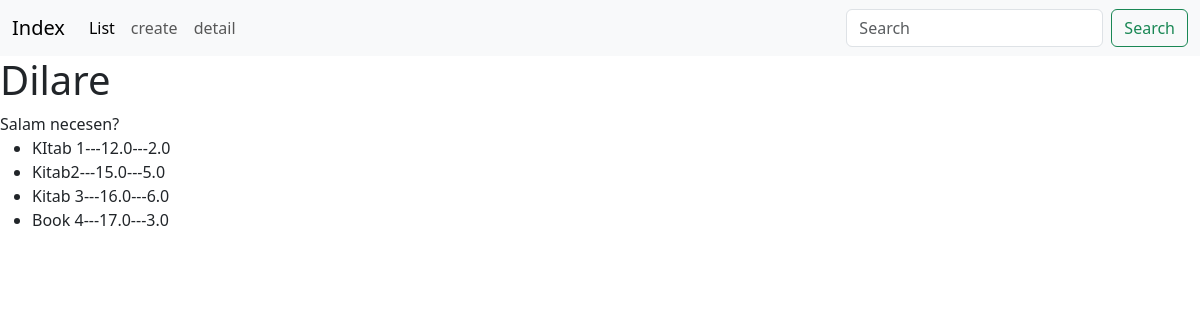
Page /book/index/ on the committed database.
### book/models.py (models this page shows, shortened)
class Book(models.Model):
    name = models.CharField(max_length=300)
    description = models.TextField(blank=True, null=True)
    price=models.FloatField()
    discount_price=models.FloatField(blank=True, null=True)
    created_at=models.DateTimeField(auto_now_add=True)
    updated_at = models.DateTimeField(auto_now=True)

### book/views.py (the view)
# urls.py: path('index/', views.index_view, name="index"),
def index_view(request):
    context={
        "text":"Salam necesen?",
        "new":Book.objects.all()
    }
    return render(request, "index.html", context)

### templates/index.html
{% extends "base.html" %}
{% block body %}
<h1>Dilare</h1>
{{text}}
<ul>
    {%for book in new %}
    <li>
        {{book.name}}---{{book.price}}---{{book.discount_price}}
    </li>
    {%endfor%}
</ul>
{% endblock body %}

### templates/base.html
{% include 'nav.html' %}
{% block body %}
{% endblock body %}
{% include 'foot.html' %}

### templates/nav.html (shortened to what this page needs)
<!doctype html>
<html lang="en">
  <head>
    <link href="https://cdn.jsdelivr.net/npm/bootstrap@5.3.0/dist/css/bootstrap.min.css" rel="stylesheet">
  </head>
  <body>
    <nav class="navbar navbar-expand-lg bg-body-tertiary">
        <div class="container-fluid">
          <a class="navbar-brand" href="{% url 'index'%}">Index</a>
          <div class="collapse navbar-collapse" id="navbarSupportedContent">
            <ul class="navbar-nav me-auto mb-2 mb-lg-0">
              <li class="nav-item">
                <a class="nav-link active" aria-current="page" href="{% url 'list'%}">List</a>
              </li>
              <li class="nav-item">
                <a class="nav-link" href="{% url 'create'%}">create</a>
              </li>
              <li class="nav-item">
                <a class="nav-link" href="#">detail</a>
              </li>
            </ul>
            <form class="d-flex" role="search">
              <input class="form-control me-2" type="search" placeholder="Search" aria-label="Search">
              <button class="btn btn-outline-success" type="submit">Search</button>
            </form>
          </div>
        </div>
      </nav>

### templates/foot.html (shortened to what this page needs)
</body>
</html>

### rows in the picture
Book: name "KItab 1", price "12.0", discount_price "2.0"
Book: name "Kitab2", price "15.0", discount_price "5.0"
Book: name "Kitab 3", price "16.0", discount_price "6.0"
Book: name "Book 4", price "17.0", discount_price "3.0"

### other values in the picture
{{ text }} "Salam necesen?"
